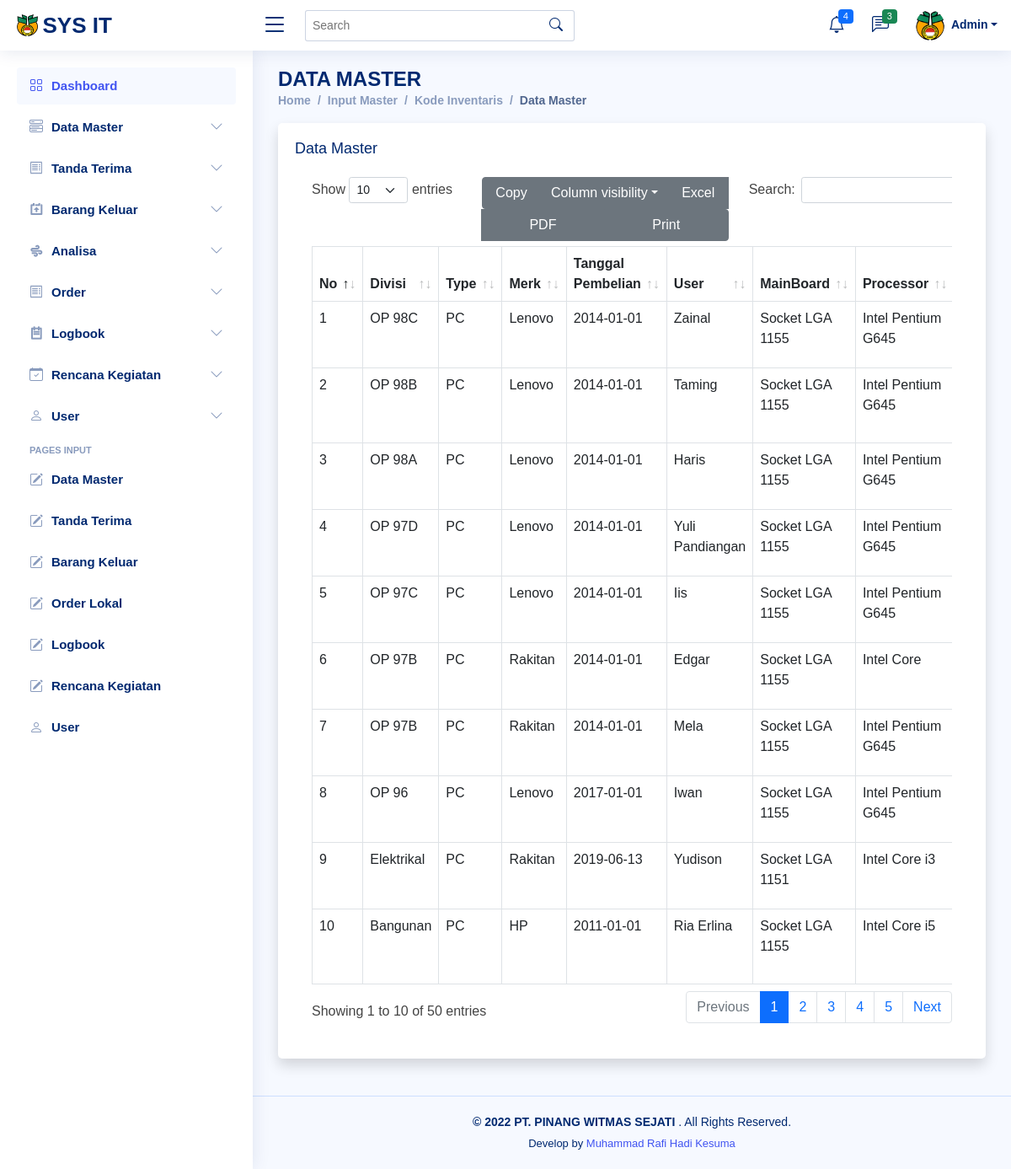
Screenshot of /tables_master.php (signed in) with the database file from the repository.
### tables this page shows
CREATE TABLE `users` (
  `id` int(11) NOT NULL,
  `nama` text NOT NULL,
  `username` text NOT NULL,
  `password` text NOT NULL,
  `jabatan` text NOT NULL,
  `level` varchar(20) NOT NULL
);

CREATE TABLE `masters` (
  `id_master` int(11) NOT NULL,
  `divisi` text NOT NULL,
  `type` text NOT NULL,
  `merk` text NOT NULL,
  `tgl_beli` date NOT NULL,
  `user` text NOT NULL,
  `mainboard` text NOT NULL,
  `processor` text NOT NULL,
  `ram` text NOT NULL,
  `harddisk` text NOT NULL,
  `casing` text NOT NULL,
  `wdw_edition` text NOT NULL,
  `wdw_version` text NOT NULL,
  `licenses_pc` text NOT NULL,
  `office` text NOT NULL,
  `licenses_office` text NOT NULL,
  `other_spec` text NOT NULL,
  `status` text NOT NULL,
  `age` text NOT NULL,
  `ups` text NOT NULL,
  `printer` text NOT NULL
);

### tables_master.php (the view, shortened to what this page needs)
<?php require 'header.php'; ?>
<?php require 'sidebar.php'; ?>
<body>
    <main id="main" class="main">
        <div class="pagetitle">
            <h1>DATA MASTER</h1>
            <nav>
                <ol class="breadcrumb">
                    <li class="breadcrumb-item"><a href="home.php">Home</a></li>
                    <li class="breadcrumb-item"><a href="input_datamaster.php">Input Master</a></li>
                    <li class="breadcrumb-item"><a href="kode_inventaris.php">Kode Inventaris</a></li>
                    <li class="breadcrumb-item active">Data Master</li>
                </ol>
            </nav>
        </div>
        <section class="section">
            <div class="card shadow mb-4">
                <div class="col-lg-12">
                    <div class="card-body">
                        <h5 class="card-title">Data Master</h5>
                        <div class="card-body">
                            <div class="table-responsive">
                                <table class="table table-bordered" id="dataTable" width="100%" cellspacing="1">
                                    <thead>
                                        <tr>
                                            <th>No</th>
                                            <th>Divisi</th>
                                            <th>Type</th>
                                            <th>Merk</th>
                                            <th>Tanggal Pembelian</th>
                                            <th>User</th>
                                            <th>MainBoard</th>
                                            <th>Processor</th>
                                        </tr>
                                    </thead>
                                    <tbody>
                                        <?php
                                        require 'config.php';
                                        $number = 1;
                                        $query = mysqli_query($koneksi, " SELECT * FROM masters ORDER BY id_master DESC");
                                        while ($read = mysqli_fetch_array($query)) {
                                        ?>
                                            <tr>
                                                <td><?php echo $number++; ?></td>
                                                <td><?php echo $read['divisi']; ?></td>
                                                <td><?php echo $read['type']; ?></td>
                                                <td><?php echo $read['merk']; ?></td>
                                                <td><?php echo $read['tgl_beli']; ?></td>
                                                <td><?php echo $read['user']; ?></td>
                                                <td><?php echo $read['mainboard']; ?></td>
                                                <td><?php echo $read['processor']; ?></td>
                                            </tr>
                                        <?php } ?>
                                    </tbody>
                                </table>
                            </div>
                        </div>
                    </div>
                </div>
        </section>
    </main>
    <?php require 'footer.php'; ?>

### header.php (shortened to what this page needs)
<!DOCTYPE html>
<html lang="en">
<head>
  <link rel="stylesheet" href="assets/css/bootstrap.min.css" />
  <link rel="stylesheet" href="assets/css/select2.min.css" />
  <link rel="stylesheet" href="assets/css/select2-bootstrap-5-theme.min.css" />
  <link rel="stylesheet" href="assets/css/select2-bootstrap-5-theme.rtl.min.css" />
  <link href="assets/css/css.css" rel="stylesheet">
  <link href="assets/vendor/bootstrap/css/bootstrap.min.css" rel="stylesheet">
  <link href="assets/vendor/bootstrap-icons/bootstrap-icons.css" rel="stylesheet">
  <link href="assets/vendor/boxicons/css/boxicons.min.css" rel="stylesheet">
  <link href="assets/vendor/quill/quill.snow.css" rel="stylesheet">
  <link href="assets/vendor/quill/quill.bubble.css" rel="stylesheet">
  <link href="assets/vendor/remixicon/remixicon.css" rel="stylesheet">
  <link href="assets/vendor/simple-datatables/style.css" rel="stylesheet">
  <link rel="stylesheet" href="assets/css/dataTables.bootstrap5.min.css">
  <link rel="stylesheet" href="assets/css/buttons.bootstrap5.min.css">
  <link href="assets/css/style.css" rel="stylesheet">
</head>
<body>
  <header id="header" class="header fixed-top d-flex align-items-center">
    <div class="d-flex align-items-center justify-content-between">
      <a href="home.php" class="logo d-flex align-items-center">
        <img src="assets/img/logo-new.png" alt="">
        <span class="d-none d-lg-block">SYS IT</span>
      </a>
      <i class="bi bi-list toggle-sidebar-btn"></i>
    </div>
    <div class="search-bar">
      <form class="search-form d-flex align-items-center" method="POST" action="#">
        <input type="text" name="query" placeholder="Search" title="Enter search keyword">
        <button type="submit" title="Search"><i class="bi bi-search"></i></button>
      </form>
    </div>
    <nav class="header-nav ms-auto">
      <ul class="d-flex align-items-center">
        <li class="nav-item dropdown">
          <a class="nav-link nav-icon" href="#" data-bs-toggle="dropdown">
            <i class="bi bi-bell"></i>
            <span class="badge bg-primary badge-number">4</span>
          </a>
        </li>
        <li class="nav-item dropdown">
          <a class="nav-link nav-icon" href="#" data-bs-toggle="dropdown">
            <i class="bi bi-chat-left-text"></i>
            <span class="badge bg-success badge-number">3</span>
          </a>
        </li>
        <?php
        require 'config.php';
        $id = $_SESSION['id'];
        $query = mysqli_query($koneksi, " SELECT * FROM users WHERE id='$id'");
        while ($read = mysqli_fetch_array($query)) {
        ?>
          <li class="nav-item dropdown pe-3">
            <a class="nav-link nav-profile d-flex align-items-center pe-0" href="#" data-bs-toggle="dropdown">
              <img src="assets/img/logo-new.png" alt="Profile" class="rounded-circle">
              <span class="d-none d-md-block dropdown-toggle ps-2"><?php echo $read['nama'] ?></span>
            </a>
          </li>
      </ul>
    </nav>
  <?php } ?>
  </header>

### sidebar.php (shortened to what this page needs)
<aside id="sidebar" class="sidebar">
  <ul class="sidebar-nav" id="sidebar-nav">
    <li class="nav-item">
      <a class="nav-link " href="dashboard.php">
        <i class="bi bi-grid"></i>
        <span>Dashboard</span>
      </a>
    </li>
    <?php if ($_SESSION['level'] == 'admin' || 'staff') { ?>
      <li class="nav-item">
        <a class="nav-link collapsed" data-bs-target="#masters-nav" data-bs-toggle="collapse" href="#">
          <i class="bi bi-menu-button-wide"></i><span>Data Master</span><i class="bi bi-chevron-down ms-auto"></i>
        </a>
      </li>
    <?php } ?>
    <li class="nav-item">
      <a class="nav-link collapsed" data-bs-target="#terima-nav" data-bs-toggle="collapse" href="#">
        <i class="bi bi-receipt"></i><span>Tanda Terima</span><i class="bi bi-chevron-down ms-auto"></i>
      </a>
    </li>
    <li class="nav-item">
      <a class="nav-link collapsed" data-bs-target="#barang-nav" data-bs-toggle="collapse" href="#">
        <i class="ri-gallery-upload-line"></i><span>Barang Keluar</span><i class="bi bi-chevron-down ms-auto"></i>
      </a>
    </li>
    <li class="nav-item">
      <a class="nav-link collapsed" data-bs-target="#icons-nav" data-bs-toggle="collapse" href="#">
        <i class="ri-windy-fill"></i><span>Analisa</span><i class="bi bi-chevron-down ms-auto"></i>
      </a>
    </li>
    <li class="nav-item">
      <a class="nav-link collapsed" data-bs-target="#order-nav" data-bs-toggle="collapse" href="#">
        <i class="bi bi-receipt"></i><span>Order</span><i class="bi bi-chevron-down ms-auto"></i>
      </a>
    </li>
    <li class="nav-item">
      <a class="nav-link collapsed" data-bs-target="#logbook-nav" data-bs-toggle="collapse" href="#">
        <i class="ri-todo-line"></i><span>Logbook</span><i class="bi bi-chevron-down ms-auto"></i>
      </a>
    </li>
    <li class="nav-item">
      <a class="nav-link collapsed" data-bs-target="#rencana-nav" data-bs-toggle="collapse" href="#">
        <i class="bi bi-calendar-check"></i><span>Rencana Kegiatan</span><i class="bi bi-chevron-down ms-auto"></i>
      </a>
    </li>
    <?php if ($_SESSION['level'] == 'admin') { ?>
      <li class="nav-item">
        <a class="nav-link collapsed" data-bs-target="#user-nav" data-bs-toggle="collapse" href="#">
          <i class="bi bi-person"></i><span>User</span><i class="bi bi-chevron-down ms-auto"></i>
        </a>
      </li>
    <?php } ?>
    <li class="nav-heading">Pages INPUT</li>
    <?php if ($_SESSION['level'] == 'admin') { ?>
      <li class="nav-item">
        <a class="nav-link collapsed" href="input_datamaster.php">
          <i class="bi bi-pencil-square"></i>
          <span>Data Master</span>
        </a>
      </li>
    <?php } ?>
    <li class="nav-item">
      <a class="nav-link collapsed" href="input_tandaterima.php">
        <i class="bi bi-pencil-square"></i>
        <span>Tanda Terima</span>
      </a>
    </li>
    <li class="nav-item">
      <a class="nav-link collapsed" href="input_barangkeluar.php">
        <i class="bi bi-pencil-square"></i>
        <span>Barang Keluar</span>
      </a>
    </li>
    <li class="nav-item">
      <a class="nav-link collapsed" href="input_order.php">
        <i class="bi bi-pencil-square"></i>
        <span>Order Lokal</span>
      </a>
    </li>
    <li class="nav-item">
      <a class="nav-link collapsed" href="input_logbook.php">
        <i class="bi bi-pencil-square"></i>
        <span>Logbook</span>
      </a>
    </li>
    <li class="nav-item">
      <a class="nav-link collapsed" href="input_kegiatan.php">
        <i class="bi bi-pencil-square"></i>
        <span>Rencana Kegiatan</span>
      </a>
    </li>
    <?php if ($_SESSION['level'] == 'admin') { ?>
      <li class="nav-item">
        <a class="nav-link collapsed" href="input_user.php">
          <i class="bi bi-person"></i>
          <span>User</span>
        </a>
      </li>
    <?php } ?>
  </ul>
</aside>

### footer.php (shortened to what this page needs)
<footer id="footer" class="footer">
    <div class="copyright">
        <strong><span> &copy; 2022 PT. PINANG WITMAS SEJATI </span></strong> </>. All Rights Reserved.
    </div>
    <div class="credits">
    Develop by <a href="https://github.com/muhammadrafihadikesuma">
        Muhammad Rafi Hadi Kesuma
    </a>
  </div>
</footer>
</body>
</html>

### assets/css/style.css (style rules this page uses)
:root { scroll-behavior: smooth; }
body { font-family: "Open Sans", sans-serif; background: #f6f9ff; color: #444444; }
a { color: #4154f1; text-decoration: none; }
h1, h2, h3, h4, h5, h6 { font-family: "Nunito", sans-serif; }
#main { margin-top: 60px; padding: 20px 30px; transition: all 0.3s; }
.pagetitle { margin-bottom: 10px; }
.pagetitle h1 { font-size: 24px; margin-bottom: 0; font-weight: 600; color: #012970; }
.card { margin-bottom: 30px; border: none; border-radius: 5px; box-shadow: 0px 0 30px rgba(1, 41, 112, 0.1); }
.card-title { padding: 20px 0 15px 0; font-size: 18px; font-weight: 500; color: #012970; font-family: "Poppins", sans-serif; }
.card-body { padding: 0 20px 20px 20px; }
.breadcrumb { font-size: 14px; font-family: "Nunito", sans-serif; color: #899bbd; font-weight: 600; }
.breadcrumb a { color: #899bbd; transition: 0.3s; }
.breadcrumb .breadcrumb-item::before { color: #899bbd; }
.breadcrumb .active { color: #51678f; font-weight: 600; }
.logo { line-height: 1; }
@media (min-width: 1200px) { .logo { width: 280px; } }
.logo img { max-height: 26px; margin-right: 6px; }
.logo span { font-size: 26px; font-weight: 700; color: #012970; font-family: "Nunito", sans-serif; }
.header { transition: all 0.5s; z-index: 997; height: 60px; box-shadow: 0px 2px 20px rgba(1, 41, 112, 0.1); background-color: #fff; padding-left: 20px; }
.header .toggle-sidebar-btn { font-size: 32px; padding-left: 10px; cursor: pointer; color: #012970; }
.header .search-bar { min-width: 360px; padding: 0 20px; }
.header .search-form { width: 100%; }
.header .search-form input { border: 0; font-size: 14px; color: #012970; border: 1px solid rgba(1, 41, 112, 0.2); padding: 7px 38px 7px 8px; border-radius: 3px; transition: 0.3s; width: 100%; }
.header .search-form button { border: 0; padding: 0; margin-left: -30px; background: none; }
.header .search-form button i { color: #012970; }
.header-nav ul { list-style: none; }
.header-nav > ul { margin: 0; padding: 0; }
.header-nav .nav-icon { font-size: 20px; color: #012970; }
.header-nav .nav-profile { color: #012970; }
.header-nav .nav-profile img { max-height: 36px; }
.header-nav .nav-profile span { font-size: 14px; font-weight: 600; }
.header-nav .badge-number { position: absolute; inset: 4px 6px auto auto; font-weight: normal; font-size: 11px; padding: 3px 6px; }
.sidebar { position: fixed; top: 60px; left: 0; bottom: 0; width: 300px; z-index: 996; transition: all 0.3s; padding: 20px; overflow-y: auto; scrollbar-width: thin; scrollbar-color: #aab7cf transparent; box-shadow: 0px 0px 20px rgba(1, 41, 112, 0.1); background-color: #fff; }
@media (min-width: 1200px) { #main, #footer { margin-left: 300px; } }
.sidebar-nav { padding: 0; margin: 0; list-style: none; }
.sidebar-nav li { padding: 0; margin: 0; list-style: none; }
.sidebar-nav .nav-item { margin-bottom: 5px; }
.sidebar-nav .nav-heading { font-size: 11px; text-transform: uppercase; color: #899bbd; font-weight: 600; margin: 10px 0 5px 15px; }
.sidebar-nav .nav-link { display: flex; align-items: center; font-size: 15px; font-weight: 600; color: #4154f1; transition: 0.3; background: #f6f9ff; padding: 10px 15px; border-radius: 4px; }
.sidebar-nav .nav-link i { font-size: 16px; margin-right: 10px; color: #4154f1; }
.sidebar-nav .nav-link.collapsed { color: #012970; background: #fff; }
.sidebar-nav .nav-link.collapsed i { color: #899bbd; }
.sidebar-nav .nav-link .bi-chevron-down { margin-right: 0; transition: transform 0.2s ease-in-out; }
.footer { padding: 20px 0; font-size: 14px; transition: all 0.3s; border-top: 1px solid #cddfff; }
.footer .copyright { text-align: center; color: #012970; }
.footer .credits { padding-top: 5px; text-align: center; font-size: 13px; color: #012970; }

### rows the page displays
users: nama "Admin"
masters: divisi "OP 98C", type "PC", merk "Lenovo", tgl_beli "2014-01-01", user "Zainal", mainboard "Socket LGA 1155", processor "Intel Pentium G645"
masters: divisi "OP 98B", type "PC", merk "Lenovo", tgl_beli "2014-01-01", user "Taming", mainboard "Socket LGA 1155", processor "Intel Pentium G645"
masters: divisi "OP 98A", type "PC", merk "Lenovo", tgl_beli "2014-01-01", user "Haris", mainboard "Socket LGA 1155", processor "Intel Pentium G645"
masters: divisi "OP 97D", type "PC", merk "Lenovo", tgl_beli "2014-01-01", user "Yuli Pandiangan", mainboard "Socket LGA 1155", processor "Intel Pentium G645"
masters: divisi "OP 97C", type "PC", merk "Lenovo", tgl_beli "2014-01-01", user "Iis", mainboard "Socket LGA 1155", processor "Intel Pentium G645"
masters: divisi "OP 97B", type "PC", merk "Rakitan", tgl_beli "2014-01-01", user "Edgar", mainboard "Socket LGA 1155", processor "Intel Core"
masters: divisi "OP 97B", type "PC", merk "Rakitan", tgl_beli "2014-01-01", user "Mela", mainboard "Socket LGA 1155", processor "Intel Pentium G645"
masters: divisi "OP 96", type "PC", merk "Lenovo", tgl_beli "2017-01-01", user "Iwan", mainboard "Socket LGA 1155", processor "Intel Pentium G645"
masters: divisi "Elektrikal", type "PC", merk "Rakitan", tgl_beli "2019-06-13", user "Yudison", mainboard "Socket LGA 1151", processor "Intel Core i3"
masters: divisi "Bangunan", type "PC", merk "HP", tgl_beli "2011-01-01", user "Ria Erlina", mainboard "Socket LGA 1155", processor "Intel Core i5"
